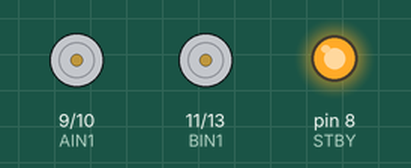
The sketch below on a simulated Arduino Uno, built with avr-gcc and run on an emulated ATmega328P. Parts: motor-driver pin pairs drawn as motors (green arrow = first pin HIGH = forward, orange = second pin HIGH = backward, longer = more drive, stopped while the standby pin is LOW), output pins drawn as LEDs (lit = HIGH).

Above: at 0.05 s.
At 6.35 s:
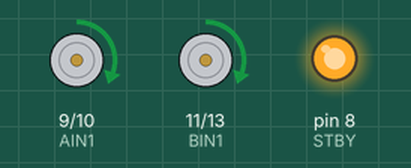
At 12.75 s:
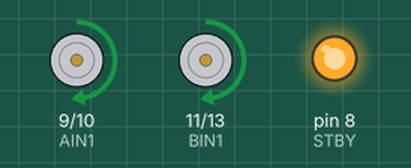
At 25.5 s:
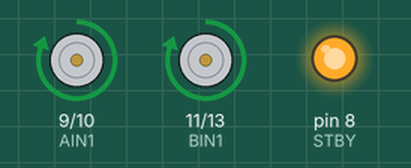
Timing chart, 0 to 40.0 s (numbered marks = the images above):
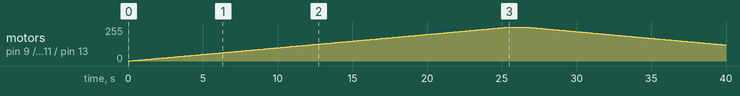

The sketch:

PoC_H-Brug.ino
```cpp
const int STBY = 8;
const int AIN1 = 9;
const int AIN2 = 10;
const int BIN1 = 11;
const int BIN2 = 13;

void setup() {
  pinMode(STBY, OUTPUT);
  pinMode(AIN1, OUTPUT);
  pinMode(AIN2, OUTPUT);
  pinMode(BIN1, OUTPUT);
  pinMode(BIN2, OUTPUT);

  digitalWrite(STBY, HIGH); // Zet de DRV8833 in actieve modus
}

void loop() {
 for(int i=0;i<255;i++){
     // Motor A vooruit
  analogWrite(AIN1, i); // Gebruik verschillende waarden tussen 0 en 255


  analogWrite(BIN1, i); // Gebruik verschillende waarden tussen 0 en 255
delay(100);
  }
 delay(1000);
for (int o=255;o>=0;o--){

  analogWrite(AIN1, o); // Gebruik verschillende waarden tussen 0 en 255


  analogWrite(BIN1, o); // Gebruik verschillende waarden tussen 0 en 255
delay(100);
  }
  delay(000);
for(int p=0;p<254;p++){
   // Gebruik verschillende waarden tussen 0 en 255
analogWrite(AIN2, p);


  analogWrite(BIN2, p); // Gebruik verschillende waarden tussen 0 en 255
delay(100);
  }
 delay(1000);
for (int m=255;m>=1;m--){

 // Gebruik verschillende waarden tussen 0 en 255
  analogWrite(AIN2, m);

  analogWrite(BIN2, m); // Gebruik verschillende waarden tussen 0 en 255
delay(100);
  }
 delay(1000);


}
```

Measured:
- by itself, motor on pin 9 (AIN1) / pin 10 (AIN2), motor on pin 11 (BIN1) / pin 13 (BIN2): rises from stopped to forward 255/255 in 26.4 s, then falls to forward 121/255 in 13.4 s
